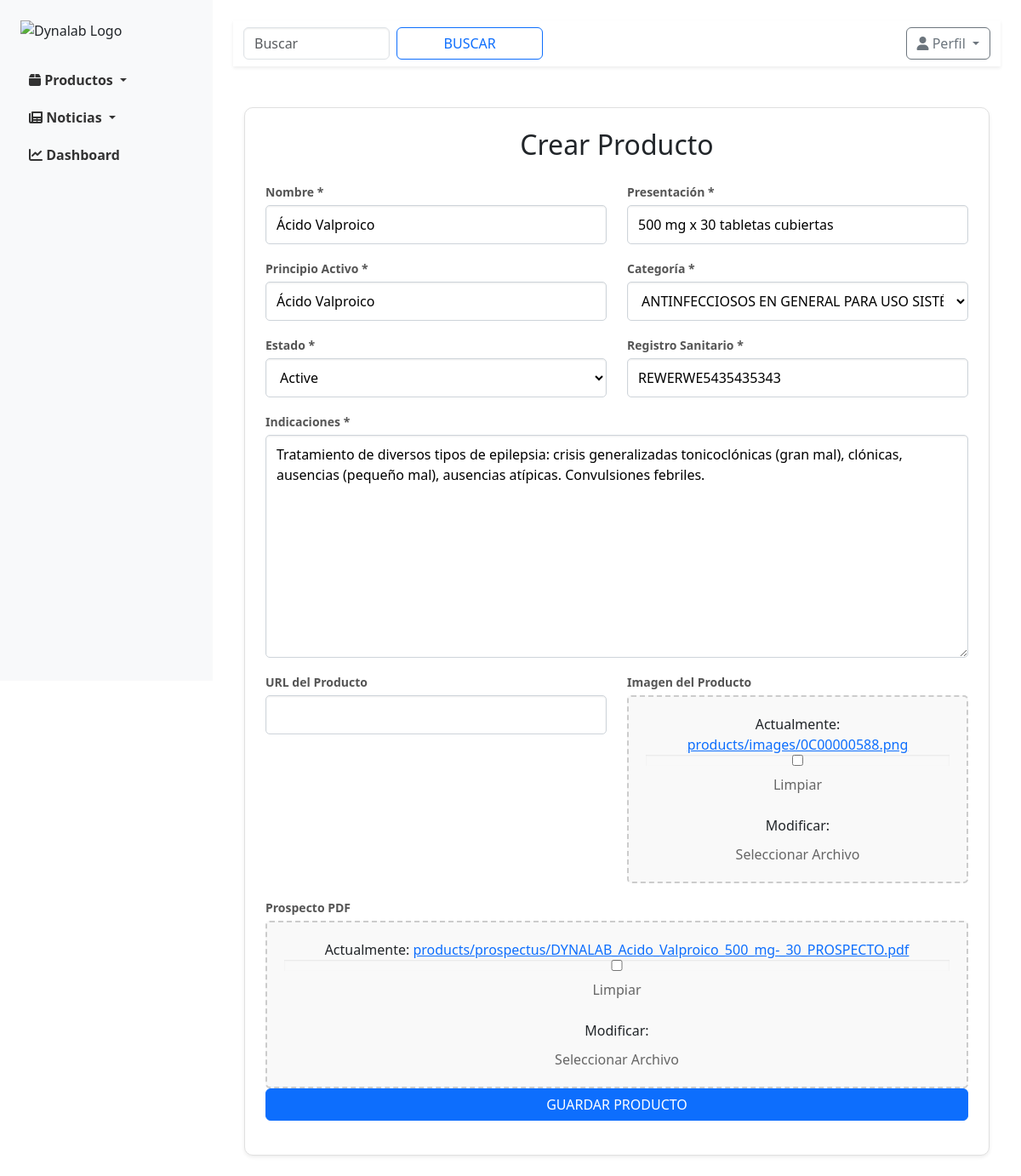
The app's page /products/1/editar/ (signed in) with its own data.
### products/models.py (models this page shows, shortened)
class Product(models.Model):
    name = models.CharField(max_length=255)
    active_ingredient = models.CharField(max_length=255)
    presentation = models.CharField(max_length=255)
    category = models.ForeignKey('Category', on_delete=models.CASCADE, related_name='products')
    status = models.BooleanField(default=True)
    indications = models.TextField()
    sanitary_registration = models.CharField(max_length=255)
    url = models.URLField(blank=True, null=True)
    image = models.ImageField(upload_to='products/images/', blank=True, null=True)  # Campo para imágenes
    prospect_pdf = models.FileField(upload_to='products/prospectus/', blank=True, null=True)  # Campo para PDFs

### users/middleware.py (the view)
        def wrapper_func(request, *args, **kwargs):
            if request.user.is_authenticated and request.user.role in allowed_roles:
                return view_func(request, *args, **kwargs)
            else:
                return redirect('no_permitido')  # Vista de acceso denegado

### products/forms.py
class ProductForm(forms.ModelForm):
    class Meta:
        model = Product
        fields = [
            'name', 'active_ingredient', 'presentation', 'category', 'status',
            'indications', 'sanitary_registration', 'url', 'image', 'prospect_pdf'
        ]
        labels = {
            'name': 'Nombre',
            'active_ingredient': 'Principio Activo',
            'presentation': 'Presentación',
            'category': 'Categoría',
            'status': 'Estado',
            'indications': 'Indicaciones',
            'sanitary_registration': 'Registro Sanitario',
            'url': 'URL del Producto',
            'image': 'Imagen del Producto',
            'prospect_pdf': 'Prospecto PDF',
        }
        widgets = {
            'status': forms.Select(choices=[(True, 'Active'), (False, 'Inactive')]),
        }

### products/models.py (called while the page is built)
    def __str__(self):
        return self.name

### products/views.py (called while the page is built)
@role_required(allowed_roles=['admin', 'editor'])
def editar_producto(request, pk):
    producto = Product.objects.get(pk=pk)
    if request.method == 'POST':
        formulario = ProductForm(request.POST, instance=producto)
        if formulario.is_valid():
            formulario.save()
            return redirect('products:lista_productos')
    else:
        formulario = ProductForm(instance=producto)
    return render(request, 'products/formulario_producto.html', {'formulario': formulario})

### products/templates/products/formulario_producto.html (shortened to what this page needs)
{% extends 'base.html' %}
{% block content %}
<div class="container mt-5">
    <div class="card shadow-sm p-4">
        <h2 class="text-center mb-4">Crear Producto</h2>
        <form method="POST" enctype="multipart/form-data">
            <div class="row">
                <div class="col-md-6 mb-3">
                    <label for="name" class="form-label">Nombre *</label>
                    {{ formulario.name }}
                </div>
                <div class="col-md-6 mb-3">
                    <label for="presentation" class="form-label">Presentación *</label>
                    {{ formulario.presentation }}
                </div>
            </div>
            <div class="row">
                <div class="col-md-6 mb-3">
                    <label for="active_ingredient" class="form-label">Principio Activo *</label>
                    {{ formulario.active_ingredient }}
                </div>
                <div class="col-md-6 mb-3">
                    <label for="category" class="form-label">Categoría *</label>
                    {{ formulario.category }}
                </div>
            </div>
            <div class="row">
                <div class="col-md-6 mb-3">
                    <label for="status" class="form-label">Estado *</label>
                    {{ formulario.status }}
                </div>
                <div class="col-md-6 mb-3">
                    <label for="sanitary_registration" class="form-label">Registro Sanitario *</label>
                    {{ formulario.sanitary_registration }}
                </div>
            </div>
            <div class="mb-3">
                <label for="indications" class="form-label">Indicaciones *</label>
                {{ formulario.indications }}
            </div>
            <div class="row">
                <div class="col-md-6 mb-3">
                    <label for="url" class="form-label">URL del Producto</label>
                    {{ formulario.url }}
                </div>
                <div class="col-md-6 mb-3">
                    <label for="image" class="form-label">Imagen del Producto</label>
                    <div class="drag-drop" id="image-upload">
                        {{ formulario.image }}
                        <label for="id_image">Seleccionar Archivo</label>
                    </div>
                </div>
            </div>
            <div class="mb-3">
                <label for="prospect_pdf" class="form-label">Prospecto PDF</label>
                <div class="drag-drop" id="pdf-upload">
                    {{ formulario.prospect_pdf }}
                    <label for="id_prospect_pdf">Seleccionar Archivo</label>
                </div>
            <button type="submit" class="btn btn-primary w-100">Guardar Producto</button>
        </form>
    </div>
</div>
{% endblock %}

### static/css/style.css (style rules this page uses)
form { max-width: 100%; }
form .form-label { font-size: 14px; font-weight: 600; color: #555; margin-bottom: 5px; }
form input, form select, form textarea { display: block; width: 100%; padding: 10px 12px; font-size: 16px; line-height: 1.5; border: 1px solid #ced4da; border-radius: 5px; background-color: #fff; box-shadow: inset 0 1px 2px rgba(0, 0, 0, 0.075); transition: border-color 0.15s ease-in-out, box-shadow 0.15s ease-in-out; }
form button { display: block; width: 100%; padding: 10px; font-size: 16px; font-weight: bold; text-transform: uppercase; color: #fff; background-color: #007bff; border: none; border-radius: 5px; cursor: pointer; transition: background-color 0.3s; }
.drag-drop { border: 2px dashed #ccc; border-radius: 10px; padding: 20px; text-align: center; cursor: pointer; background-color: #f9f9f9; transition: background-color 0.3s ease; }
.drag-drop label { display: block; margin-top: 10px; font-size: 16px; color: #555; cursor: pointer; }

### products/templates/products/formulario_producto.html (style rules this page uses)
.container { max-width: 900px; }
.card { border: 1px solid #e0e0e0; border-radius: 10px; background-color: #fff; }
.form-label { font-size: 14px; font-weight: 600; color: #555; margin-bottom: 5px; }
input, select, textarea { display: block; width: 100%; padding: 8px 12px; font-size: 16px; line-height: 1.5; border: 1px solid #ced4da; border-radius: 5px; background-color: #fff; box-shadow: inset 0 1px 2px rgba(0, 0, 0, 0.075); transition: border-color 0.15s ease-in-out, box-shadow 0.15s ease-in-out; }
.drag-drop { border: 2px dashed #ccc; border-radius: 5px; padding: 20px; text-align: center; background-color: #f9f9f9; }
.drag-drop label { font-size: 16px; color: #666; cursor: pointer; }

### records on screen
Product: name "Ácido Valproico", presentation "500 mg x 30 tabletas cubiertas", active_ingredient "Ácido Valproico", category "ANTINFECCIOSOS EN GENERAL PARA USO SISTÉMICO", status "Active", sanitary_registration "REWERWE5435435343", indications "Tratamiento de diversos tipos de epilepsia: crisis generalizadas tonicoclónicas (gran mal), clónicas, ausencias (pequeño mal), ausencias atípicas. Convulsiones febriles."
